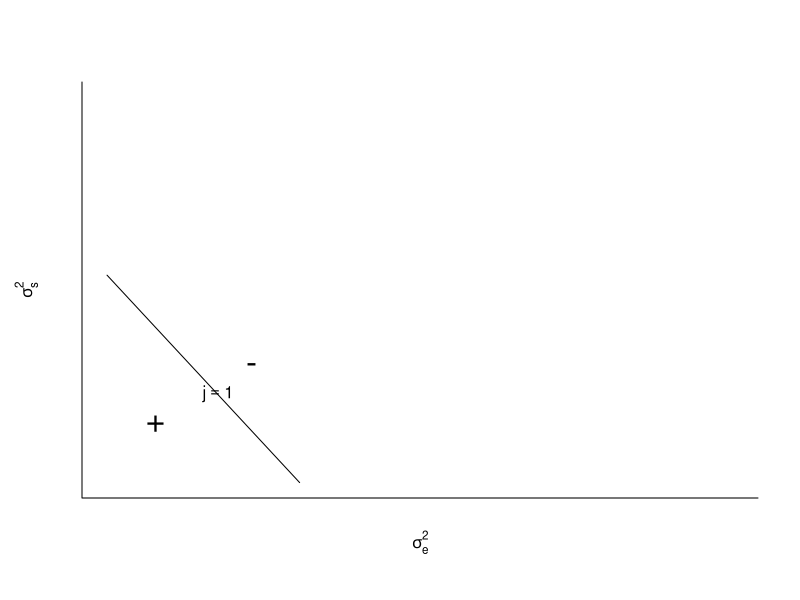
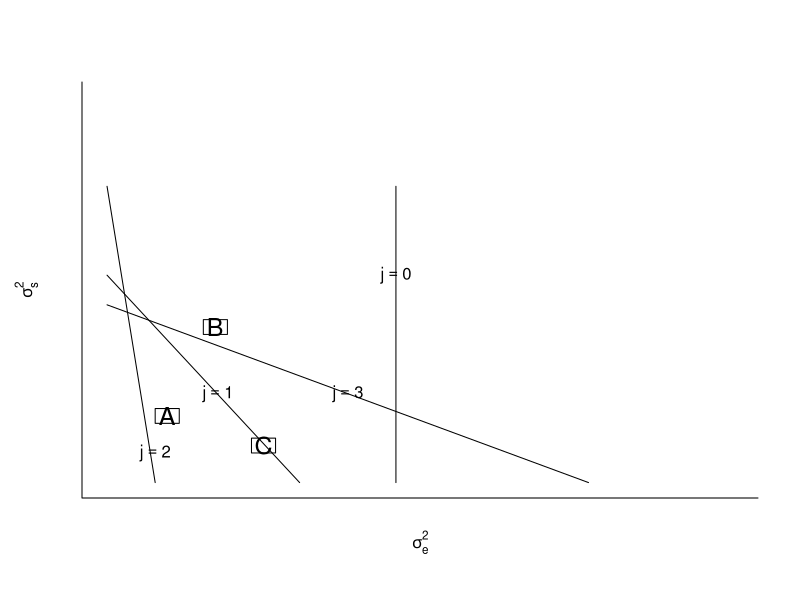
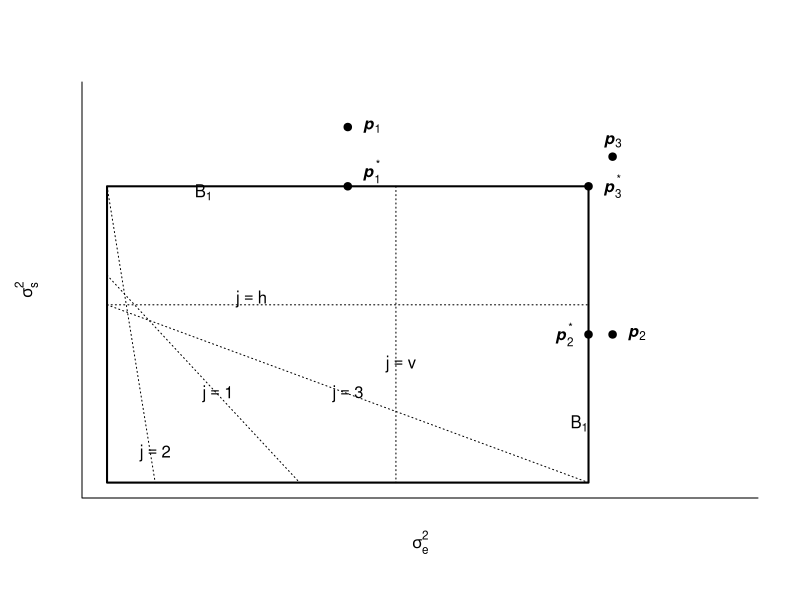
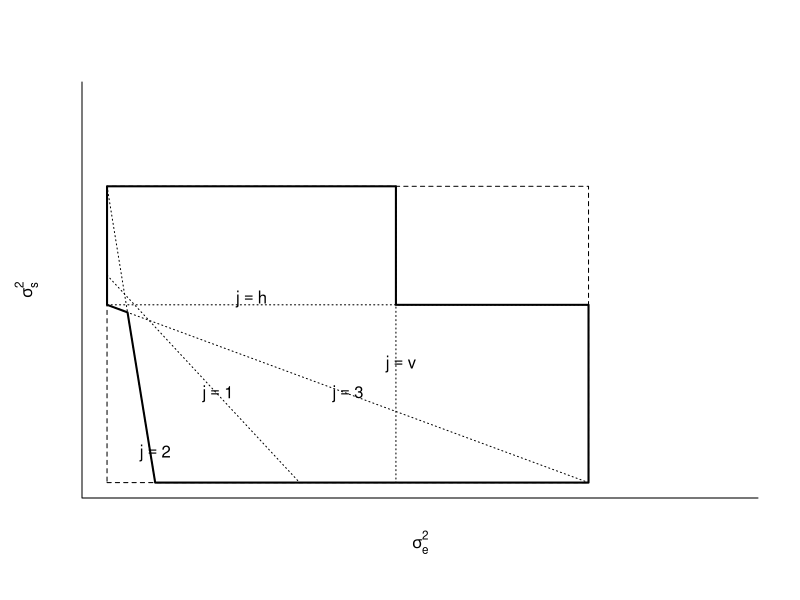
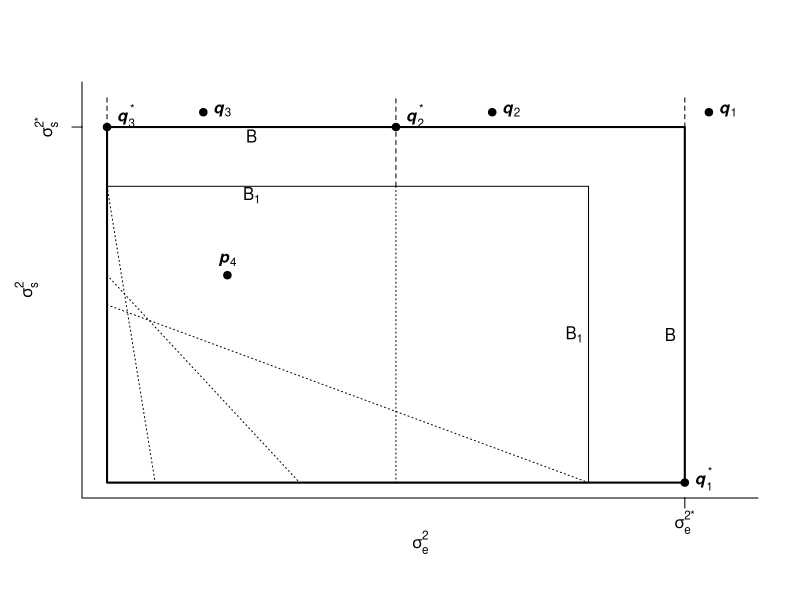
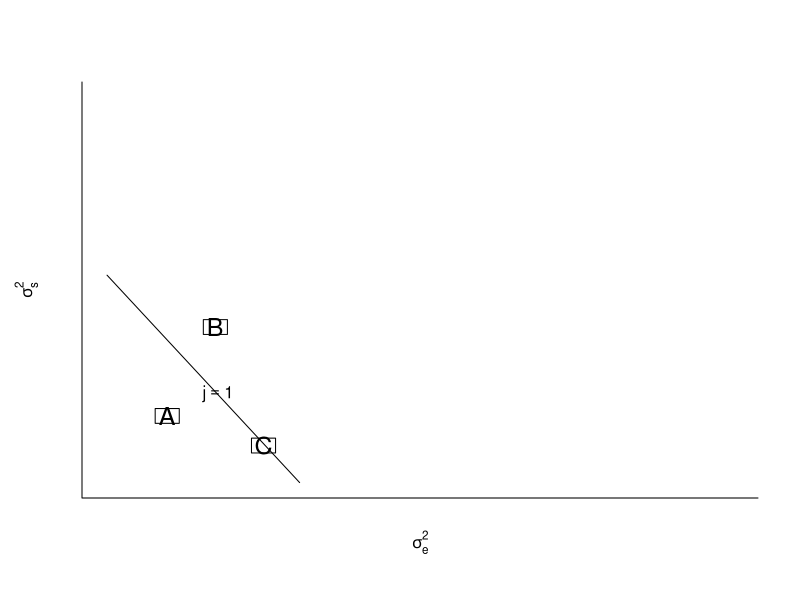
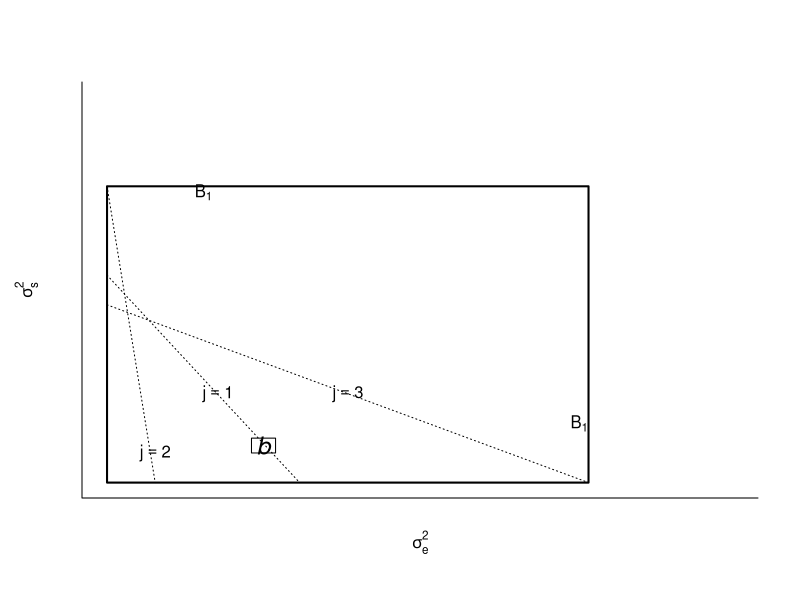
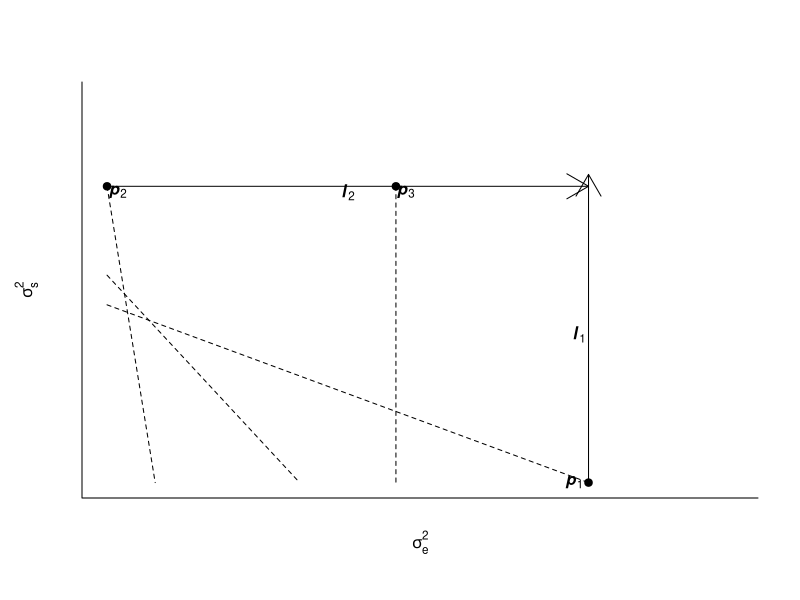

The R script that drew these images, in order:
# dinvgamma: density function of the inverse-gamma distribution
dinvgamma = function(x, shape = 1, rate = 1, scale = 1/rate, log = FALSE) {
    # return( rate^shape / gamma(shape) * x^(-shape-1) * exp(-rate/x) )
    logval = shape*log(rate) - lgamma(shape) - (shape+1)*log(x) - rate/x
    if (log)
	return(logval)
    else
	return(exp(logval))
}

# pinvgamma: cumulative distribution function of the inverse-gamma distribution
pinvgamma = function(q, shape = 1, rate = 1, scale = 1/rate,
			lower.tail = TRUE, log.p = FALSE) {
    return( pgamma(1/q,shape,rate,scale,!lower.tail,log.p) )
}

# qinvgamma: quantile function of the inverse-gamma distribution
qinvgamma = function(p, shape = 1, rate = 1, scale = 1/rate,
			lower.tail = TRUE, log.p = FALSE) {
    return( 1 / qgamma(p,shape,rate,scale,!lower.tail,log.p) )
}

# rinvgamma: sample a vector of inverse-gamma random variables
rinvgamma = function(n, shape = 1, rate = 1, scale = 1/rate) {
    return( 1 / rgamma(n,shape,rate,scale) )
}


baseplot <- function(...){
  plot ( x=c(0,1.3), y=c(0,1.3), type="n", bty="l",
         xlab = expression(sigma[e]^2), ylab = expression(sigma[s]^2),
         line=2,
         xaxt="n", yaxt="n",
         ...
       )
}

line1 <- function ( label=TRUE, ... ){
  lines ( x=c(0,.4), y=c(.7,0), ... )
  if(label) text ( x=.23, y=.3, expression(j==1) )
}
line2 <- function ( label=TRUE, ... ){
  lines ( x=c(0,.1), y=c(1,0), ... )
  if(label) text ( x=.1, y=.1, expression(j==2) )
}
line3 <- function ( label=TRUE, ... ){
  lines ( x=c(0,1), y=c(.6,0), ... )
  if(label) text ( x=.5, y=.3, expression(j==3) )
}
line0 <- function ( label=TRUE, ... ){
  lines ( x=c(.6,.6), y=c(1,0), ... )
  if(label) text ( x=.6, y=.7, expression(j==0) )
}
linev <- function ( label=TRUE, ... ){
  lines ( x=c(.6,.6), y=c(1,0), ... )
  if(label) text ( x=.61, y=.4, expression(j==v) )
}
lineh <- function ( label=TRUE, ... ){
  lines ( x=c(0,1), y=c(.6,.6), ... )
  if(label) text ( x=.3, y=.62, expression(j==h) )
}


boxA <- function(){
  lines ( x=c(.1, .15, .15, .1, .1), y=c(.2, .2, .25, .25, .2) )
  text ( x=.125, y=.225, "A", cex=1.5)
}
boxB <- function(){
  lines ( x=c(.2, .25, .25, .2, .2), y=c(.5, .5, .55, .55, .5) )
  text ( x=.225, y=.525, "B", cex=1.5)
}
boxC <- function(){
  lines ( x=c(.3,.35,.35,.3,.3), y=c(.1,.1,.15,.15,.1) )
  text ( x=.325, y=.125, "C", cex=1.5)
}
boxb <- function(){
  lines ( x=c(.3,.35,.35,.3,.3), y=c(.1,.1,.15,.15,.1) )
  text ( x=.325, y=.125, expression(italic(b)), cex=1.5)
}

# Figure "oneline"
pdf("figs/oneline.pdf",width=5,height=5)
baseplot()
line1()
text ( x=0.1, y=0.2, "+", cex=2 )
text ( x=0.3, y=0.4, "-", cex=2 )
dev.off()

# Figure "multilines"
pdf("figs/multilines.pdf")
baseplot()
line1()
line2()
line3()
line0()
boxA()
boxB()
boxC()
dev.off()

#Figure "boundingbox"
pdf("figs/boundingbox.pdf")
baseplot()
line1(lty=3)
line2(lty=3)
line3(lty=3)
#line0(lty=3)
linev(lty=3)
lineh(lty=3)
# lines ( x=c(1,.6,.6,0,0,2/47,.1,1), y=c(0,.24,1,1,.6,27/47,0,0), lty=2 )
lines ( x=c(0,1,1,0,0), y=c(0,0,1,1,0), lwd=2 )
text(x=.2, y=.98, expression(B[1]))
text(x=.98, y=.2, expression(B[1]))
points ( x=0.5, y=1.2, pch=19 ); text ( x=.55, y=1.2, expression(bolditalic(p)[1]))
points ( x=0.5, y=1.0, pch=19 ); text ( x=.55, y=1.05, expression(bolditalic(p)[1]^"*"))
points ( x=1.05, y=0.5, pch=19 ); text ( x=1.1, y=0.5, expression(bolditalic(p)[2]))
points ( x=1.0, y=0.5, pch=19 ); text ( x=0.95, y=0.5, expression(bolditalic(p)[2]^"*"))
points ( x=1.05, y=1.1, pch=19 ); text ( x=1.05, y=1.15, expression(bolditalic(p)[3]))
points ( x=1, y=1, pch=19 ); text ( x=1.05, y=1, expression(bolditalic(p)[3]^"*"))
dev.off()

#Figure "smallboundingregion"
pdf("figs/smallboundingregion.pdf")
baseplot()
line1(lty=3)
line2(lty=3)
line3(lty=3)
linev(lty=3)
lineh(lty=3)
#lines ( x=c(1,.6,.6,0,0,2/47,.1,1), y=c(0,.24,1,1,.6,27/47,0,0), lwd=2 )
lines ( x=c(1,1,.6,.6,0,0,2/47,.1,1), y=c(0,.6,.6,1,1,.6,27/47,0,0), lwd=2 )
lines ( x=c(0,1,1,0,0), y=c(0,0,1,1,0), lty=2 )
dev.off()


#Figure "boundingbox2"
pdf("figs/boundingbox2.pdf")
baseplot()
line1(lty=3,label=FALSE)
line2(lty=3,label=FALSE)
line3(lty=3,label=FALSE)
line0(lty=3,label=FALSE)
lines ( x=c(0,1,1,0,0), y=c(0,0,1,1,0), lwd=1 )
text (x=.97, y=.5, expression(B[1]))
text (x=.3, y=.97, expression(B[1]))
points ( x=0.25, y=.7, pch=19 ); text ( x=.25, y=.75, expression(bolditalic(p)[4]))
lines (x=c(0,1.2,1.2,0,0), y=c(1.2,1.2,0,0,1.2), lwd=2)
text (x=1.17, y=.5, expression(B))
text (x=.3, y=1.17, expression(B))
axis(side=1,at=1.2,labels=expression(sigma[e]^"2*"))
axis(side=2,at=1.2,labels=expression(sigma[s]^"2*"))
lines(x=c(1.2,1.2),y=c(1.2,1.3),lty=2)
lines ( x=c(.6,.6), y=c(1,1.3), lty=2)
lines(x=c(0,0),y=c(1.2,1.3),lty=2)
points(x=1.25,y=1.25,pch=19); text(x=1.25,y=1.25,expression(bolditalic(q)[1]),pos=4)
points(x=1.2,y=0,pch=19); text(x=1.2,y=0,expression(bolditalic(q)[1]^"*"),pos=4)
#points(x=1,y=0,pch=19); text(x=1,y=0.05,expression(bolditalic(q)[1]^"**"),pos=4)
points (x=.8, y=1.25, pch=19); text (x=.8, y=1.25, expression(bolditalic(q)[2]),pos=4)
points (x=.6, y=1.2, pch=19); text(x=.6,y=1.225, expression(bolditalic(q)[2]^"*"),pos=4)
#points (x=.6, y=1, pch=19); text(x=.6,y=1.025, expression(bolditalic(q)[2]^"**"),pos=4)
points(x=.2,y=1.25,pch=19); text(x=.2, y=1.25, expression(bolditalic(q)[3]),pos=4)
points(x=.0,y=1.2,pch=19); text(x=0, y=1.225, expression(bolditalic(q)[3]^"*"),pos=4)
#points(x=.0,y=1,pch=19); text(x=0, y=1.025, expression(bolditalic(q)[3]^"**"),pos=4)
dev.off()

# Figure "abcboxes"
pdf("figs/abcboxes.pdf")
baseplot()
line1()
boxA()
boxB()
boxC()
dev.off()

# Figure "boxb"
pdf("figs/boxb.pdf")
baseplot()
lines ( x=c(0,1,1,0,0), y=c(0,0,1,1,0), lwd=2 )
text(x=.2, y=.98, expression(B[1]))
text(x=.98, y=.2, expression(B[1]))
line1(lty=3)
line2(lty=3)
line3(lty=3)
boxb()
dev.off()


#Figure "contour box"
pdf("figs/contourbox.pdf")
baseplot(usr=c(0,1.2,0,1.2))
line1(label=F,lty=2)
line2(label=F,lty=2)
line3(label=F,lty=2)
line0(label=F,lty=2)
arrows ( 1, 0, 1, 1.04 ); text ( x=.98, y=.5, expression(bolditalic(l)[1]))
points ( x=1, y=0, pch=19 ); text ( x=.97, y=0, expression(bolditalic(p)[1]))
arrows ( 0, 1, 1, 1 ); text ( x=.5, y=.98, expression(bolditalic(l)[2]))
points ( x=0, y=1, pch=19 ); text ( x=.022, y=.98, expression(bolditalic(p)[2]))
points ( .6, 1, pch=19 ); text ( x=.62, y=.98, expression(bolditalic(p)[3]))
dev.off()
